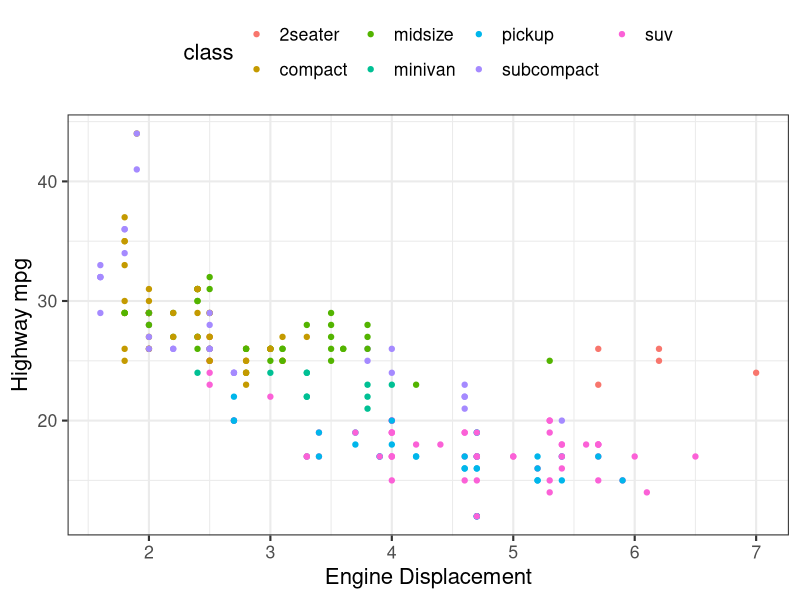

Here is the R script that generated this plot:
## ---- chunk 1
knitr::opts_chunk$set(echo = FALSE)
## ---- chunk 2
foo = function(x, y) {
  (x-y)^2 %>% sum() %>% sqrt()
}
## ---- chunk 3
a = 5
b = a^2
print(b)
## ---- chunk 4
library(ggplot2)

ggplot(mpg, aes(displ, hwy, colour = class)) + 
  geom_point() +
  xlab("Engine Displacement") +
  ylab("Highway mpg") +
  theme_bw(base_size = 16) +
  theme(legend.position = 'top')
